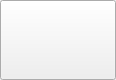
<?xml version="1.0" encoding="UTF-8"?>
<ui version="4.0">
 <class>Cell</class>
 <widget class="QWidget" name="Cell">
  <property name="windowModality">
   <enum>Qt::NonModal</enum>
  </property>
  <property name="geometry">
   <rect>
    <x>0</x>
    <y>0</y>
    <width>116</width>
    <height>80</height>
   </rect>
  </property>
  <property name="sizePolicy">
   <sizepolicy hsizetype="Preferred" vsizetype="Preferred">
    <horstretch>1</horstretch>
    <verstretch>1</verstretch>
   </sizepolicy>
  </property>
  <property name="maximumSize">
   <size>
    <width>16777215</width>
    <height>16777215</height>
   </size>
  </property>
  <property name="windowTitle">
   <string>Form</string>
  </property>
  <layout class="QGridLayout" name="gridLayout">
   <property name="leftMargin">
    <number>0</number>
   </property>
   <property name="topMargin">
    <number>0</number>
   </property>
   <property name="rightMargin">
    <number>0</number>
   </property>
   <property name="bottomMargin">
    <number>0</number>
   </property>
   <item row="0" column="0">
    <widget class="QPushButton" name="button">
     <property name="sizePolicy">
      <sizepolicy hsizetype="Minimum" vsizetype="Minimum">
       <horstretch>1</horstretch>
       <verstretch>1</verstretch>
      </sizepolicy>
     </property>
     <property name="font">
      <font>
       <family>Segoe UI</family>
       <pointsize>20</pointsize>
       <weight>75</weight>
       <bold>true</bold>
      </font>
     </property>
     <property name="autoFillBackground">
      <bool>false</bool>
     </property>
     <property name="text">
      <string/>
     </property>
     <property name="autoDefault">
      <bool>false</bool>
     </property>
     <property name="default">
      <bool>false</bool>
     </property>
     <property name="flat">
      <bool>false</bool>
     </property>
    </widget>
   </item>
  </layout>
 </widget>
 <resources/>
 <connections/>
</ui>
